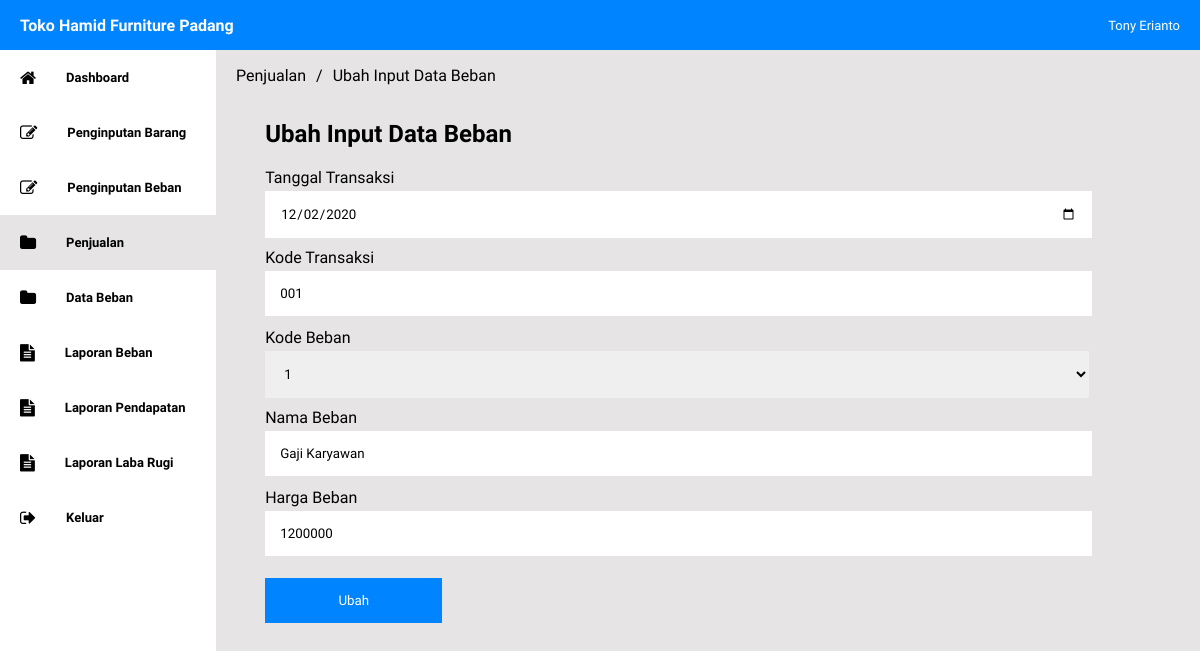
/ubahdatabeban/?kode_transaksi=001 (signed in), run on the app's committed database.
### tables this page shows
CREATE TABLE `tb_data_beban` (
  `tanggal_transaksi` date NOT NULL,
  `kode_transaksi` varchar(100) NOT NULL,
  `kode_beban` varchar(100) NOT NULL,
  `nama_beban` varchar(100) NOT NULL,
  `harga_beban` int(11) NOT NULL
);

### ubahdatabeban/index.php (the view, shortened to what this page needs)
<!DOCTYPE html>
<html lang="en">
<head>
    <link rel="stylesheet" href="../css/style.css">
    <link rel="stylesheet" href="https://stackpath.bootstrapcdn.com/font-awesome/4.7.0/css/font-awesome.min.css">
</head>
<body>
    <section>
        <div class="top-nav">
            <div class="brand-company">
                Toko Hamid Furniture Padang
            </div>
            <div class="name-account">
                <?php echo $_SESSION["nama_lengkap"] ?>
            </div>
        </div>
        <div class="side-nav">
            <div class="side-nav-menu">
                <ul>
                    <li><a href="../dashboard/"><i class="fa fa-home fa-lg"></i>Dashboard</a></li>
                    <li><a href="../penginputan/"><i class="fa fa-edit fa-lg"></i>Penginputan Barang</a></li>
                    <li><a href="../penginputanbeban/"><i class="fa fa-edit fa-lg"></i>Penginputan Beban</a></li>
                    <li><a class="active" href="../penjualan/"><i class="fa fa-folder fa-lg"></i>Penjualan</a></li>
                    <li><a href="../databeban/"><i class="fa fa-folder fa-lg"></i>Data Beban</a></li>
                    <li><a href="../laporanbeban/"><i class="fa fa-file-text fa-lg"></i>Laporan Beban</a></li>
                    <li><a href="../laporanpendapatan/"><i class="fa fa-file-text fa-lg"></i>Laporan Pendapatan</a></li>
                    <li><a href="../laporanlabarugi/"><i class="fa fa-file-text fa-lg"></i>Laporan Laba Rugi</a></li>
                    <li><a href="../proses/keluar.php"><i class="fa fa-sign-out fa-lg"></i>Keluar</a></li>
                </ul>
            </div>
        </div>
    </section>
    <section>
        <div class="content-layout">
            <div class="breadcrumb">
                <a href="../penjualan/">Penjualan</a><span>/</span>
                <a href="../inputpenjualan/">Ubah Input Data Beban</a>
            </div>
            <div class="container">
                <h2 style="margin:20px 0px;">Ubah Input Data Beban</h2>
                <?php
                        $kode_transaksi = $_GET["kode_transaksi"];
                        $data  = "SELECT * FROM tb_data_beban WHERE kode_transaksi='$kode_transaksi'";
                        $query = mysqli_query($koneksi,$data);
                        $row = mysqli_fetch_array($query);
                            $tanggal_transaksi= $row["tanggal_transaksi"];
                            $kode_transaksi = $row["kode_transaksi"];
                            $kode_beban = $row["kode_beban"];
                            $nama_beban = $row["nama_beban"];
                            $harga_beban= $row["harga_beban"];
                ?>
                <form action="../proses/ubah.php" method="post">
                    <div class="form-row">
                        <label for="tanggal_transaksi">Tanggal Transaksi</label>
                        <input type="date" name="tanggal_transaksi" value="<?php echo "$tanggal_transaksi"?>">
                    </div>
                    <div class="form-row">
                        <label for="kode_transaksi">Kode Transaksi</label>
                        <input type="text" name="kode_transaksi" value="<?php echo"$kode_transaksi" ?>" readonly>
                    </div>
                    <div class="form-row">
                        <label for="kode_beban">Kode Beban</label>
                        <select name="kode_beban" id="kode_beban" onchange='changeValue(this.value)' require>
                            <option value="<?php echo "$kode_beban" ?>"><?php echo"$kode_beban"?></option>
                            <?php
                            include '../koneksi/index.php';
                             ?>
                        </select>
                    </div>
                    <div class="form-row">
                        <label for="nama_beban">Nama Beban</label>
                        <input type="text" name="nama_beban" value="<?php echo"$nama_beban" ?>" id="nama_beban" readonly>
                    </div>
                    <div class="form-row">
                        <label for="harga_beban">Harga Beban</label>
                        <input type="number" name="harga_beban" value="<?php echo"$harga_beban" ?>">
                    </div>
                    <div style="margin-bottom:50px"  class="form-submit">
                        <input type="submit" name="ubahdatabeban" value="Ubah">
                    </div>
                </form>
            </div>
    </section>
</body>
</html>

### css/style.css (style rules this page uses)
* { font-family: 'Varela Round', sans-serif; margin: 0; padding: 0; }
.container { width: 90%; margin: auto; }
.top-nav { position: fixed; top:0; width: 100%; height: 50px; background-color: #0084ff; display: flex; justify-content: space-between; }
.top-nav > .brand-company { width: 30%; height: 100%; display: flex; align-items: center; margin-left: 20px; font-weight: bold; color: #ffffff; cursor: default; }
.top-nav > .name-account { width: 30%; height: 100%; font-size: 13px; display: flex; justify-content: flex-end; align-items: center; margin-right: 20px; color: #ffffff; cursor: default; }
.side-nav { position: fixed; top: 50px; left: 0; width: 18%; height: 100%; }
.side-nav > .side-nav-menu { width: 100%; height: 70%; }
.side-nav > .side-nav-menu > ul { padding: 0; margin: 0; }
.side-nav > .side-nav-menu > ul > li { list-style-type: none; }
.side-nav > .side-nav-menu > ul > li > a { display: block; padding:20px; font-size: 13px; font-weight: bold; text-decoration: none; color: #000000; }
.side-nav > .side-nav-menu > ul > li > a > i { margin-right: 30px; }
.side-nav > .side-nav-menu > ul > li > a.active { background-color:#e6e4e4; }
.content-layout { width: 82%; height: 100%; position: fixed; top:50px; right: 0; background-color:#e6e4e4; overflow-y: auto; }
.content-layout > .breadcrumb { width: 100%; height: 50px; display: flex; align-items: center; margin-left: 20px; }
.content-layout > .breadcrumb > a { text-decoration: none; color: #000000; }
.content-layout > .breadcrumb > span { margin: 0px 10px; }
.form-row { width: 100%; height: 70px; margin:10px 0px; }
.form-row > input { padding: 15px; width: 90%; border: none; outline: none; margin-top: 4px; }
.form-row > select { padding: 15px; width: 93%; border: none; outline: none; margin-top: 4px; }
.form-submit { width: 100%; height: 50px; margin:20px 0px; }
.form-submit > input[type=submit] { padding: 15px; width: 20%; border: none; outline: none; background-color: #0084ff; color: #ffffff; }

### data on the page
tb_data_beban: tanggal_transaksi "12/02/2020", kode_transaksi "001", kode_beban "1", nama_beban "Gaji Karyawan", harga_beban "1200000"

### other printed values
$_SESSION["nama_lengkap"] "Tony Erianto"
